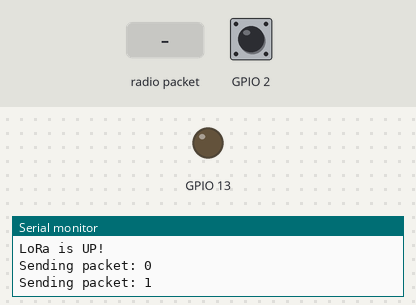
Recording of a sketch running on a simulated ESP32. Parts: output pins drawn as LEDs (lit = HIGH), the last lines printed to the serial monitor. The test bench sets the inputs (shaded band); at power-on: GPIO 2 HIGH. WiFi joins after 1.5 s; servers stay silent unless stated; no radio packets arrive unless stated.

Above: at 6.7 s.
6.8 s: radio packet "1" arrives
At 7.6 s:
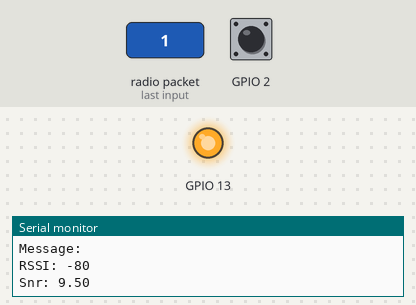
9.3 s: GPIO 2 pulled LOW for 1 s
At 11.8 s:
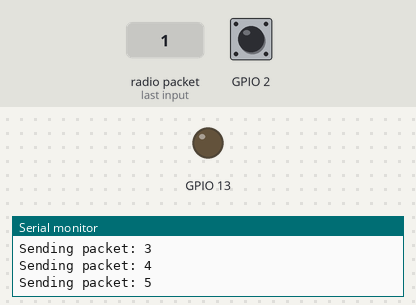
12.3 s: GPIO 2 pulled LOW for 3.2 s
At 13.4 s:
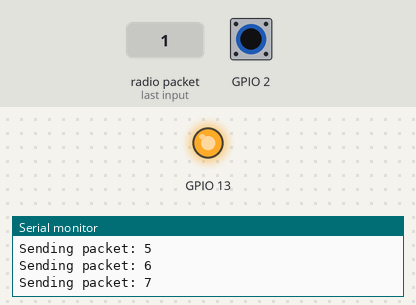
Timing chart, 0 to 17.4 s (numbered marks = the images above; inputs shaded):
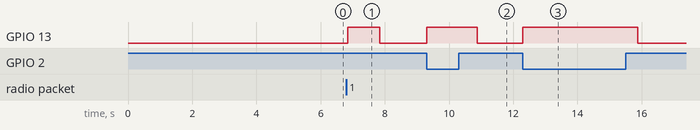

Measured:
- after the input at 6.8 s, GPIO 13: LOW → HIGH after 0.05 s, → LOW 1.0 s later
- after the input at 9.3 s, GPIO 13: LOW → HIGH at once, → LOW 1.6 s later
- after the input at 12.3 s, GPIO 13: LOW → HIGH at once, → LOW 3.6 s later

The sketch:

CaptivePortal.ino
```cpp
//WIFI
#include <WiFi.h>
#include <DNSServer.h>
#include <ESP32Ping.h>
#include <EMailSender.h>

//LORA
#include <SPI.h>
#include <LoRa.h>

// Define the pins used by the LoRa module
const int csPin = 4;     // LoRa radio chip select
const int resetPin = 3;  // LoRa radio reset
const int irqPin = 8;    // Must be a hardware interrupt pin

const int miso = 6;//MISO;
const int mosi = 5;//MOSI
const int sck = 7;

int loraUp = 1;
// Message counter
byte msgCount = 0;


//WIFI

const byte DNS_PORT = 53;
IPAddress apIP(8,8,4,4); // The default android DNS
DNSServer dnsServer;
WiFiServer server(80);

EMailSender emailSend("user1@kolesnik.biz", "changeme");


String responseHTML = ""
  "<!DOCTYPE html><html><head><title>CaptivePortal</title></head><body>"
  "<h1>Hello World!</h1><p>This is a captive portal example. All requests will "
  "be redirected here.</p></body></html>";

void setup() {

  delay(3000);

  //start serial connection
  Serial.begin(9600);

  Serial.println("Configuring access point...");

  //WiFi.mode(WIFI_AP);
  WiFi.mode(WIFI_MODE_APSTA);

  if (!WiFi.softAP("FBI_Surveillance_Van_5")) {
    Serial.println("Soft AP creation failed.");
    while(1);
  }
  WiFi.softAPConfig(apIP, apIP, IPAddress(255, 255, 255, 0));
  Serial.println("access point created");

  IPAddress myIP = WiFi.softAPIP();
  Serial.print("AP IP address: ");
  Serial.println(myIP);

  // if DNSServer is started with "*" for domain name, it will reply with
  // provided IP to all DNS request
  dnsServer.start(DNS_PORT, "*", apIP);

  //wifi server on 80
  server.begin();


  //connect to router
  Serial.print("connecting to...");
  Serial.println("kolesnik-nest");

  WiFi.setHostname("loranode1");
  WiFi.begin("kolesnik-nest", "changeme");

  while(WiFi.status() != WL_CONNECTED){
    delay(500);
    Serial.print(".");
  }
  Serial.print(" connected to router ");
  Serial.println(WiFi.localIP());

  testPing();

  //configure pin 2 as an input and enable the internal pull-up resistor
  pinMode(2, INPUT_PULLUP);
  pinMode(13, OUTPUT);


  //LORA

  // Setup LoRa module
  LoRa.setPins(csPin, resetPin, irqPin);

  Serial.println("LoRa Sender Test");

  // Start LoRa module at local frequency
  // 433E6 for Asia
  // 866E6 for Europe
  // 915E6 for North America

  SPI.begin(sck, miso, mosi, -1);//SS==CS?

  if (!LoRa.begin(915E6)) {
    Serial.println("Starting LoRa failed!");
    loraUp = 0;
  } else {
    Serial.println("LoRa is UP!");
  }

  // Set Receive Call-back function
  //LoRa.onReceive(onReceive);

  // Place LoRa in Receive Mode
  //LoRa.receive();

}

void testPing() {

  Serial.print("pinging 8.8.8.8, stat is ... ");
  int ret = Ping.ping("8.8.8.8", 5);
  Serial.println(ret);
  int avg_time_ms = Ping.averageTime();
  Serial.print("avg time ms ");
  Serial.println(avg_time_ms);
    if(ret) {
    Serial.println("Success!!");
  } else {
    Serial.println("Error :(");
  }

}


void sendEmail(String _message) {

  EMailSender::EMailMessage message;
  message.subject = "new connect";
  message.message = _message;

  EMailSender::Response resp = emailSend.send("maciek@kolesnik.biz", message);

  Serial.println("Sending status: ");

  Serial.println(resp.status);
  Serial.println(resp.code);
  Serial.println(resp.desc);

}

//capture time to we can mamage lora message interval
unsigned long myTime = millis();

//time led was last activated by LORA RX
unsigned long ledOn = millis();

void loop() {
  dnsServer.processNextRequest();
  WiFiClient client = server.available();   // listen for incoming clients

  if (client) {

    String currentRequest = "";
    String currentLine = "";

    while (client.connected()) {
      if (client.available()) {
        char c = client.read();
        if (c == '\n') {
          if (currentLine.length() == 0) {
            client.println("HTTP/1.1 200 OK");
            client.println("Content-type:text/html");
            client.println();
            client.print(responseHTML);
            break;
          } else {
            currentRequest += currentLine;
            currentLine = "";
          }
        } else if (c != '\r') {
          currentLine += c;
        }
      }
    }

    sendEmail(currentRequest);

    client.stop();
  }


  //read the pushbutton value into a variable
  int sensorVal = digitalRead(2);

  // Keep in mind the pull-up means the pushbutton's logic is inverted. It goes
  // HIGH when it's open, and LOW when it's pressed. Turn on pin 13 when the
  // button's pressed, and off when it's not:
  if (sensorVal == HIGH) {
    if (millis() - ledOn > 1000) {
      digitalWrite(13, LOW);
    }
  } else {
    digitalWrite(13, HIGH);
  }


  //LORA RX

  if (millis() - ledOn > 1000) {
    digitalWrite(13, LOW);
    ledOn = millis(); //to ensure we dont flip too often
  }

  //LORA TX

  if (millis() - myTime > 1000 && loraUp == 1) {
    Serial.print("Sending packet: ");
    Serial.println(msgCount);

    // Send packet
    LoRa.beginPacket();
    LoRa.print("Packet ");
    LoRa.print(msgCount);
    LoRa.endPacket();

    // Increment packet counter
    msgCount++;

    // 5-second delay
    //delay(5000);
    myTime = millis();
  }

  // parse for a packet, and call onReceive with the result:
  onReceive(LoRa.parsePacket());

}


// Receive Callback Function
void onReceive(int packetSize) {
  if (packetSize == 0) return;  // if there's no packet, return

  // Read packet header bytes:
  byte recipient = LoRa.read();        // recipient address
  byte sender = LoRa.read();          // sender address
  byte incomingMsgId = LoRa.read();   // incoming msg ID
  byte incomingLength = LoRa.read();  // incoming msg length

  String incoming = "";  // payload of packet

  while (LoRa.available()) {        // can't use readString() in callback, so
    incoming += (char)LoRa.read();  // add bytes one by one
  }

  // if (incomingLength != incoming.length()) {  // check length for error
  //  Serial.println("error: message length does not match length");
  //  return;  // skip rest of function
  // }

  //If the recipient isn't this device or broadcast,
  // if (recipient != localAddress && recipient != 0xFF) {
  //  Serial.println("This message is not for me.");
  //  return;  // skip rest of function
  // }

  // If message is for this device, or broadcast, print details:
  Serial.println("Received from: 0x" + String(sender, HEX));
  Serial.println("Sent to: 0x" + String(recipient, HEX));
  Serial.println("Message ID: " + String(incomingMsgId));
  Serial.println("Message length: " + String(incomingLength));
  Serial.println("Message: " + incoming);
  Serial.println("RSSI: " + String(LoRa.packetRssi()));
  Serial.println("Snr: " + String(LoRa.packetSnr()));
  Serial.println();

  // Drive LED
  digitalWrite(13, HIGH);
  ledOn = millis();

}
```
